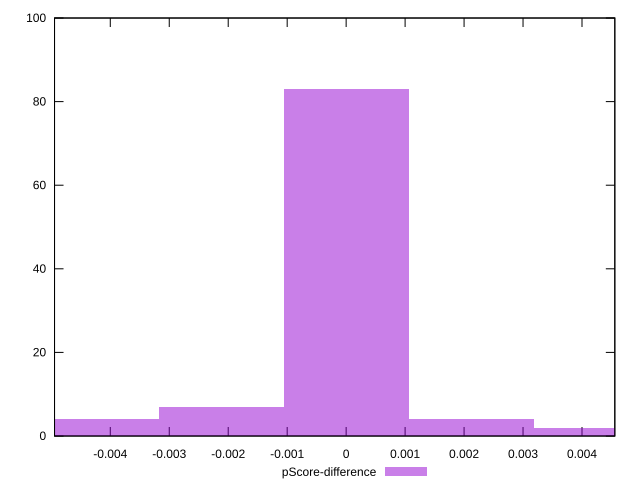

The script that saved this image:
reset

$pScoreDifference <<EOF
0 83
0.002120163582220329 4
-0.002120163582220329 7
0.004240327164440658 2
-0.004240327164440658 4
EOF

set key outside below
set boxwidth 0.002120163582220329
set xrange [-0.004945555555555536:0.004556666666666653]
set yrange [0:100]
set trange [0:100]
set style fill transparent solid 0.5 noborder
set terminal svg size 640, 490 enhanced background rgb 'white'
set output "reports/report_00028_2021-02-24T12-49-42.674Z/uses-rel-preconnect/samples/agenda/pScore-difference/histogram.svg"

plot $pScoreDifference title "pScore-difference" with boxes

reset
